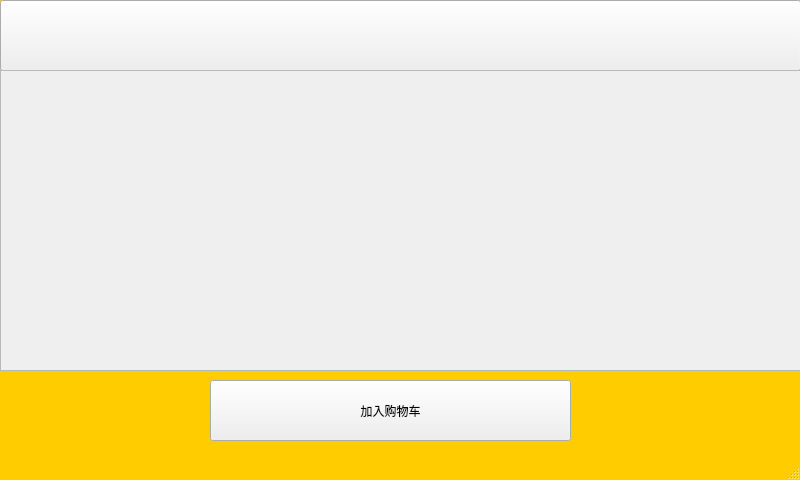
<?xml version="1.0" encoding="UTF-8"?>
<ui version="4.0">
 <class>Page1</class>
 <widget class="QMainWindow" name="Page1">
  <property name="geometry">
   <rect>
    <x>0</x>
    <y>0</y>
    <width>800</width>
    <height>480</height>
   </rect>
  </property>
  <property name="windowTitle">
   <string>MainWindow</string>
  </property>
  <property name="styleSheet">
   <string notr="true">QPushButton#pushButton {
	
	border-image: url(:/new/prefix1/top.png);
}


QMainWindow#Page1{
	
	background-color: #FFCC00;
}

</string>
  </property>
  <widget class="QWidget" name="centralwidget">
   <widget class="QPushButton" name="pushButton">
    <property name="geometry">
     <rect>
      <x>0</x>
      <y>0</y>
      <width>801</width>
      <height>71</height>
     </rect>
    </property>
    <property name="text">
     <string/>
    </property>
   </widget>
   <widget class="QScrollArea" name="scrollArea">
    <property name="geometry">
     <rect>
      <x>0</x>
      <y>70</y>
      <width>801</width>
      <height>301</height>
     </rect>
    </property>
    <property name="widgetResizable">
     <bool>true</bool>
    </property>
    <widget class="QWidget" name="scrollAreaWidgetContents">
     <property name="geometry">
      <rect>
       <x>0</x>
       <y>0</y>
       <width>799</width>
       <height>299</height>
      </rect>
     </property>
    </widget>
   </widget>
   <widget class="QPushButton" name="pushButton_2">
    <property name="geometry">
     <rect>
      <x>210</x>
      <y>380</y>
      <width>361</width>
      <height>61</height>
     </rect>
    </property>
    <property name="text">
     <string>加入购物车</string>
    </property>
   </widget>
   <widget class="QLabel" name="badge">
    <property name="geometry">
     <rect>
      <x>560</x>
      <y>380</y>
      <width>21</width>
      <height>21</height>
     </rect>
    </property>
    <property name="text">
     <string/>
    </property>
   </widget>
  </widget>
  <widget class="QMenuBar" name="menubar">
   <property name="geometry">
    <rect>
     <x>0</x>
     <y>0</y>
     <width>800</width>
     <height>26</height>
    </rect>
   </property>
  </widget>
  <widget class="QStatusBar" name="statusbar"/>
 </widget>
 <resources/>
 <connections/>
</ui>
